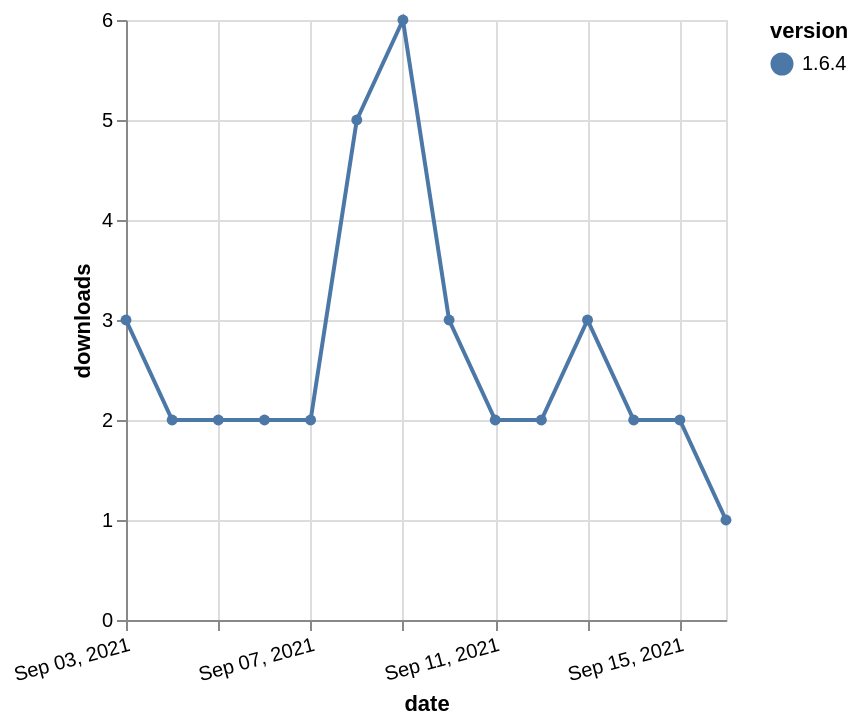

Specify this chart in Vega-Lite:
### Vega-Lite specification from a JSON file in a GitHub repository (floating-point values rounded to 4 significant figures)
{"$schema": "https://vega.github.io/schema/vega-lite/v5.json", "description": "A simple bar chart with embedded data.", "data": {"values": [{"date": "2021-09-03", "total": 2862, "delta": 3, "version": "1.6.4"}, {"date": "2021-09-04", "total": 2864, "delta": 2, "version": "1.6.4"}, {"date": "2021-09-05", "total": 2866, "delta": 2, "version": "1.6.4"}, {"date": "2021-09-06", "total": 2868, "delta": 2, "version": "1.6.4"}, {"date": "2021-09-07", "total": 2870, "delta": 2, "version": "1.6.4"}, {"date": "2021-09-08", "total": 2875, "delta": 5, "version": "1.6.4"}, {"date": "2021-09-09", "total": 2881, "delta": 6, "version": "1.6.4"}, {"date": "2021-09-10", "total": 2884, "delta": 3, "version": "1.6.4"}, {"date": "2021-09-11", "total": 2886, "delta": 2, "version": "1.6.4"}, {"date": "2021-09-12", "total": 2888, "delta": 2, "version": "1.6.4"}, {"date": "2021-09-13", "total": 2891, "delta": 3, "version": "1.6.4"}, {"date": "2021-09-14", "total": 2893, "delta": 2, "version": "1.6.4"}, {"date": "2021-09-15", "total": 2895, "delta": 2, "version": "1.6.4"}, {"date": "2021-09-16", "total": 2896, "delta": 1, "version": "1.6.4"}]}, "width": "container", "mark": {"type": "line", "point": {"filled": true}}, "encoding": {"x": {"field": "date", "type": "temporal", "timeUnit": "yearmonthdate", "title": "date", "axis": {"labelAngle": -15}}, "y": {"field": "delta", "type": "quantitative", "title": "downloads"}, "color": {"field": "version", "type": "nominal"}, "tooltip": {"field": "delta"}}}
